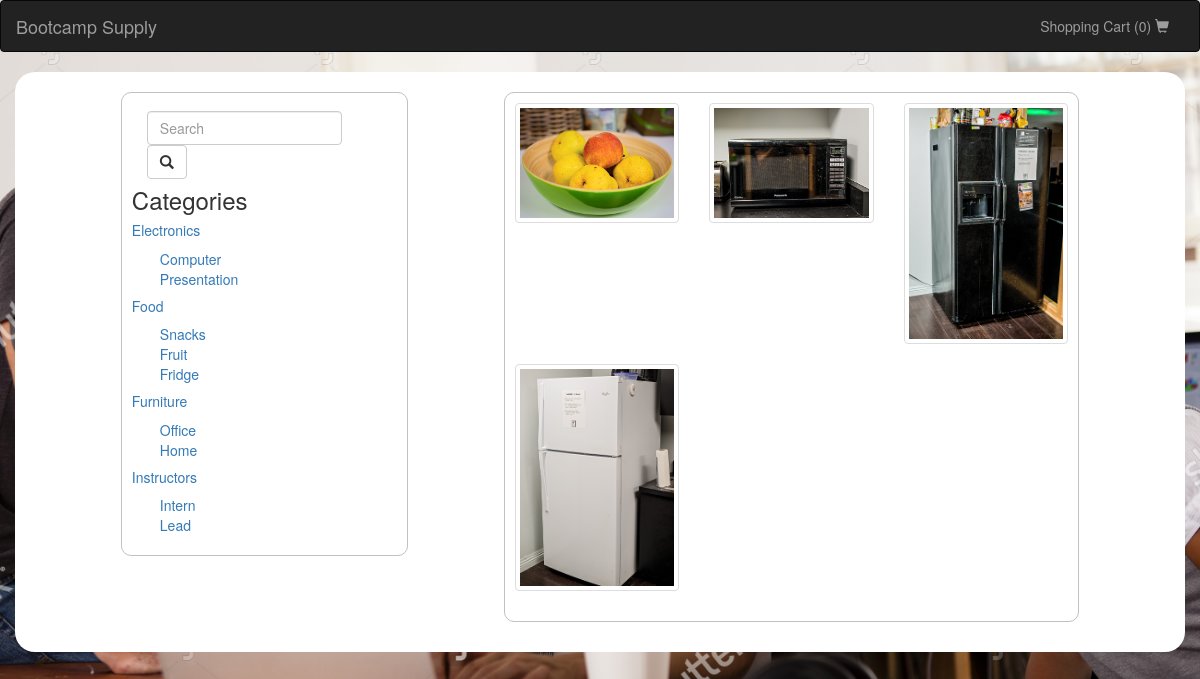
/UserProducts/displayProductsByCategory/2, run on the app's committed database.
### tables this page shows
CREATE TABLE `categories` (
  `id` int(11) NOT NULL AUTO_INCREMENT,
  `name` varchar(255) DEFAULT NULL,
  `parent_id` int(11) DEFAULT NULL,
  PRIMARY KEY (`id`)
);

CREATE TABLE `products` (
  `id` int(11) NOT NULL AUTO_INCREMENT,
  `name` varchar(255) DEFAULT NULL,
  `price` decimal(10,2) DEFAULT NULL,
  `inventory` int(11) DEFAULT NULL,
  `description` text,
  `is_personal` tinyint(4) DEFAULT NULL,
  `category_id` int(11) NOT NULL,
  PRIMARY KEY (`id`)
);

CREATE TABLE `images` (
  `id` int(11) NOT NULL AUTO_INCREMENT,
  `product_id` int(11) DEFAULT NULL,
  `src` varchar(255) DEFAULT NULL,
  `created_at` datetime DEFAULT NULL,
  `updated_at` datetime DEFAULT NULL,
  `is_main` tinyint(4) DEFAULT '0',
  PRIMARY KEY (`id`)
);

### application/controllers/UserProducts.php (called while the page is built, shortened)
<?php
class UserProducts extends CI_Controller {
	public function displayProductsByCategory($id) {
		$this->load->model('Product');
		$data = array('categories' => $this->Product->getCategories(), 'products' => $this->Product->getProductsByCategory($id));
		$this->load->view('store', $data);
	}
}

### index.php (called while the page is built, shortened)
<?php
require_once BASEPATH.'core/CodeIgniter.php';

### application/models/Product.php (called while the page is built, shortened)
<?php
class Product extends CI_Model {
	public function getCategories() {
		$results = $this->db->query("select id, name as category_name FROM categories WHERE parent_id IS null")->result_array();
		for ($i = 0; $i < count($results); $i++) {
			$results[$i]['children'] = $this->db->query("SELECT id, name FROM categories WHERE parent_id = {$results[$i]['id']}")->result_array();
		}
		return $results;
	}
	public function getProductsByCategory($categoryID) {
		$query = "SELECT products.id as id, images.src as img, categories.id as cat_id, parent_id FROM products LEFT JOIN images ON products.id = images.product_id AND images.is_main = 1 LEFT JOIN categories ON categories.id = products.category_id WHERE categories.id = $categoryID OR parent_id = $categoryID";
		return $this->db->query($query)->result_array();
	}
}

### application/views/store.php (the view, shortened to what this page needs)
<div class="container">
	<div class="col-md-3 col-md-offset-1 outlined">
		<form class="navbar-form navbar-left">
			<div class="form-group">
				<input type="text" class="form-control" placeholder="Search">
			</div>
			<button type="submit" class="btn btn-default"><span class="glyphicon glyphicon-search"></span></button>
		</form>
		<h3>Categories</h3>
		<?php foreach ($categories as $parent) { ?>
			<h5><a href="/getProductsByCategory/<?= $parent['id'] ?>"><?= $parent['category_name'] ?></a></h5>
			<ul class="subcategories">
			<?php foreach($parent['children'] as $child) { ?>
				<li><a href="/getProductsByCategory/<?= $child['id'] ?>"><?= $child['name'] ?></a></li>
			<?php } ?>
			</ul>
		<?php } ?>
	</div>
	<div class="col-md-6 col-xs-12 col-md-offset-1 outlined">
		<div class="row">
		<?php for ($i = 0; $i < count($products); $i++) { ?>
		<div class="col-xs-6 col-md-4">
			<a href="/product/<?= $products[$i]['id'] ?>" class="thumbnail">
				<img src="/assets/img/products/<?= $products[$i]['img'] ?>" alt="<?= $products[$i]['img'] ?>">
			</a>
		</div>
		<?php if (($i != 0) && (($i+1)%3 == 0)) { ?>
		</div>
		<div class="row">
		<?php } ?>
		<?php } ?>
	</div>
</div>

### assets/css/style.css (style rules this page uses)
* { margin: 0; padding: 0; }
.container { background: white; padding:20px 10px; border-radius:20px; }
.outlined { border:1px solid silver; border-radius:10px; padding:10px; margin-bottom: 10px; }
.fullBackground { background-image: url("../img/background.jpg"); background-size:cover; }
.subcategories { margin-left: 2em; list-style-type: none; }

### data on the page
categories: name "Electronics"
categories: name "Computer"
categories: name "Presentation"
categories: name "Food"
categories: name "Snacks"
categories: name "Fruit"
categories: name "Fridge"
categories: name "Furniture"
categories: name "Office"
categories: name "Home"
categories: name "Instructors"
categories: name "Intern"
categories: name "Lead"
products: images.src (picture)
products: images.src (picture)
products: images.src (picture)
products: images.src (picture)

### other printed values
count($this->session->cart) "0"
